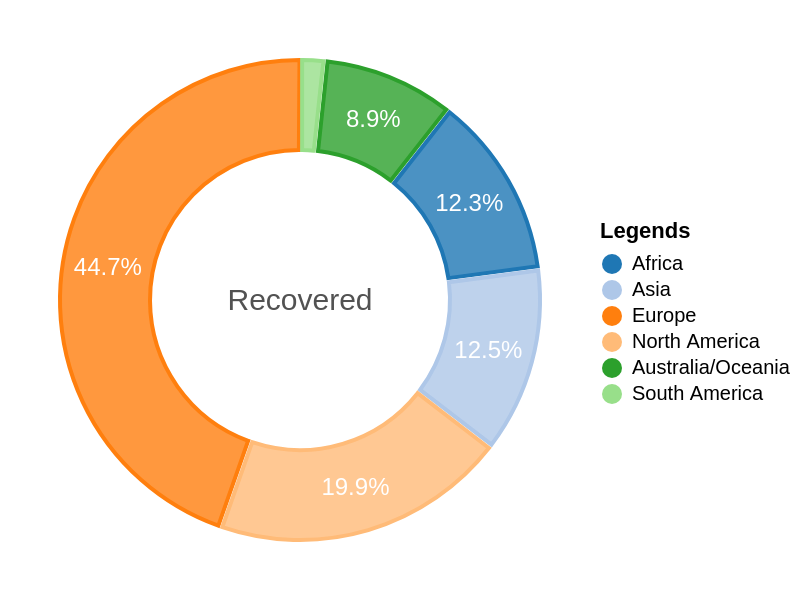

Vega-Lite specification stored for this chart:
### Vega specification from a JSON file in a GitHub repository (floating-point values rounded to 4 significant figures)
{"$schema": "https://vega.github.io/schema/vega/v3.0.json", "width": 300, "height": 300, "autosize": "pad", "config": {"view": {"stroke": "transparent"}}, "signals": [{"name": "startAngle", "value": 0}, {"name": "endAngle", "value": 6.29}, {"name": "padAngle", "value": 0}, {"name": "sort", "value": true}, {"name": "strokeWidth", "value": 2}, {"name": "selected", "value": "", "on": [{"events": "mouseover", "update": "datum"}]}], "data": [{"name": "table", "values": [{"Continent": "Africa", "Recovered": 1162145}, {"Continent": "Asia", "Recovered": 1182405}, {"Continent": "Europe", "Recovered": 4216364}, {"Continent": "North America", "Recovered": 1880693}, {"Continent": "Australia/Oceania", "Recovered": 836665}, {"Continent": "South America", "Recovered": 159611}], "transform": [{"type": "pie", "field": "Recovered", "startAngle": {"signal": "startAngle"}, "endAngle": {"signal": "endAngle"}, "sort": {"signal": "sort"}}]}, {"name": "fieldSum", "source": "table", "transform": [{"type": "aggregate", "fields": ["Recovered"], "ops": ["sum"], "as": ["sum"]}]}], "legends": [{"fill": "color", "title": "Legends", "orient": "none", "padding": {"value": 10}, "encode": {"symbols": {"enter": {"fillOpacity": {"value": 1}}}, "legend": {"update": {"x": {"signal": "(width / 2) + if(selected && selected.Continent == datum.Continent, if(width >= height, height, width) / 2 * 1.1 * 0.8, if(width >= height, height, width) / 2 * 0.8)", "offset": 20}, "y": {"signal": "(height / 2)", "offset": -50}}}}}], "scales": [{"name": "color", "type": "ordinal", "range": {"scheme": "category20"}}], "marks": [{"type": "arc", "from": {"data": "table"}, "encode": {"enter": {"fill": {"scale": "color", "field": "Continent"}, "x": {"signal": "width / 2"}, "y": {"signal": "height / 2"}}, "update": {"startAngle": {"field": "startAngle"}, "endAngle": {"field": "endAngle"}, "padAngle": {"signal": "if(selected && selected.Continent == datum.Continent, 0.015, 0.015)"}, "innerRadius": {"signal": "if(selected && selected.Continent == datum.Continent, if(width >= height, height, width) / 2 * 0.45, if(width >= height, height, width) / 2 * 0.5)"}, "outerRadius": {"signal": "if(selected && selected.Continent == datum.Continent, if(width >= height, height, width) / 2 * 1.05 * 0.8, if(width >= height, height, width) / 2 * 0.8)"}, "opacity": {"signal": "if(selected && selected.Continent !== datum.Continent, 1, 1)"}, "stroke": {"signal": "scale('color', datum.Continent)"}, "strokeWidth": {"signal": "strokeWidth"}, "fillOpacity": {"signal": "if(selected && selected.Continent == datum.Continent, 0.8, 0.8)"}, "tooltip": {"signal": "{'Continent': datum.Continent, 'Recovered': datum.Recovered}"}}}}, {"type": "text", "encode": {"enter": {"fill": {"value": "#525252"}, "text": {"value": ""}}, "update": {"opacity": {"value": 2}, "x": {"signal": "width / 2"}, "y": {"signal": "height / 2"}, "align": {"value": "center"}, "baseline": {"value": "middle"}, "fontSize": {"signal": "if(width >= height, height, width) * 0.05"}, "text": {"value": "Recovered"}}}}, {"name": "mark_recovered", "type": "text", "from": {"data": "table"}, "encode": {"enter": {"text": {"signal": "if(datum['endAngle'] - datum['startAngle'] < 0.3, '', format((datum['endAngle'] - datum['startAngle']) / (2 * PI), '.1%'))"}, "x": {"signal": "if(width >= height, height, width) / 2"}, "y": {"signal": "if(width >= height, height, width) / 2"}, "radius": {"signal": "if(selected && selected.Continent == datum.Continent, if(width >= height, height, width) / 2 * 1.05 * 0.65, if(width >= height, height, width) / 2 * 0.65)"}, "theta": {"signal": "(datum['startAngle'] + datum['endAngle'])/2"}, "fill": {"value": "#FFFFFF"}, "fontSize": {"value": 12}, "align": {"value": "center"}, "baseline": {"value": "middle"}}}}]}
